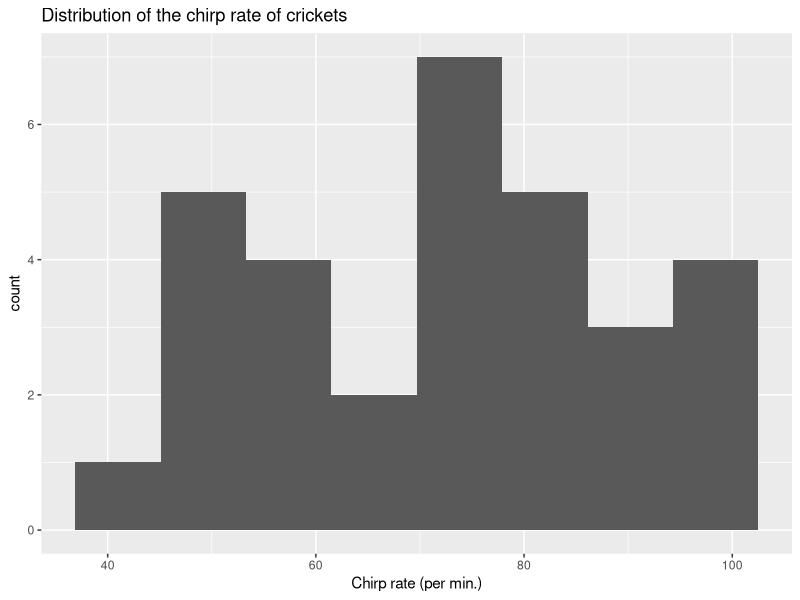

This chart was generated by the following R code:
## ---- chunk 1
knitr::opts_chunk$set(echo = TRUE)
library('tidyverse');library('modeldata')
## ---- chunk 2
data(crickets, package = "modeldata")
names(crickets)
## ---- chunk 3
summary(crickets)
ggplot(crickets , aes(x = rate)) + 
  geom_histogram(bins = 8) +
  ggtitle("Distribution of the chirp rate of crickets") +
  xlab('Chirp rate (per min.)')
